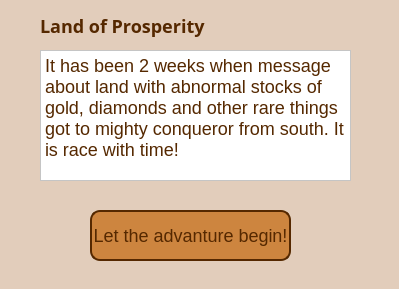
<?xml version="1.0" encoding="UTF-8"?>
<ui version="4.0">
 <class>StoryDialog</class>
 <widget class="QDialog" name="StoryDialog">
  <property name="geometry">
   <rect>
    <x>0</x>
    <y>0</y>
    <width>399</width>
    <height>289</height>
   </rect>
  </property>
  <property name="windowTitle">
   <string>Dialog</string>
  </property>
  <property name="styleSheet">
   <string notr="true">*{
font-size:18px;
font-family: &quot;fantasy&quot;;
background:#E2CDBB;
color:#552800
}
QPushButton:pressed { background-color: #796A5D; }
QPushButton
{
height:25px;
width:120px;
color:#552800;
border-radius:15px;
background:#cd853f;
border-style: solid;
border-width: 2px;
border-radius: 10px;
}


</string>
  </property>
  <widget class="QLabel" name="label">
   <property name="geometry">
    <rect>
     <x>40</x>
     <y>0</y>
     <width>181</width>
     <height>51</height>
    </rect>
   </property>
   <property name="font">
    <font>
     <family>fantasy</family>
     <pointsize>-1</pointsize>
     <weight>75</weight>
     <bold>true</bold>
    </font>
   </property>
   <property name="text">
    <string>Land of Prosperity</string>
   </property>
  </widget>
  <widget class="QPushButton" name="pushButton">
   <property name="geometry">
    <rect>
     <x>90</x>
     <y>210</y>
     <width>201</width>
     <height>51</height>
    </rect>
   </property>
   <property name="text">
    <string>Let the advanture begin!</string>
   </property>
  </widget>
  <widget class="QTextBrowser" name="textBrowser">
   <property name="geometry">
    <rect>
     <x>40</x>
     <y>50</y>
     <width>311</width>
     <height>131</height>
    </rect>
   </property>
   <property name="styleSheet">
    <string notr="true">background:white</string>
   </property>
   <property name="html">
    <string>&lt;!DOCTYPE HTML PUBLIC &quot;-//W3C//DTD HTML 4.0//EN&quot; &quot;http://www.w3.org/TR/REC-html40/strict.dtd&quot;&gt;
&lt;html&gt;&lt;head&gt;&lt;meta name=&quot;qrichtext&quot; content=&quot;1&quot; /&gt;&lt;style type=&quot;text/css&quot;&gt;
p, li { white-space: pre-wrap; }
&lt;/style&gt;&lt;/head&gt;&lt;body style=&quot; font-family:'fantasy'; font-size:18px; font-weight:400; font-style:normal;&quot;&gt;
&lt;p style=&quot; margin-top:0px; margin-bottom:0px; margin-left:0px; margin-right:0px; -qt-block-indent:0; text-indent:0px;&quot;&gt;&lt;span style=&quot; font-family:'Times New Roman','Times','serif'; font-size:18px;&quot;&gt;It has been 2 weeks when message about land with abnormal stocks of gold, diamonds and other rare things got to mighty conqueror from south. It is race with time! &lt;/span&gt;&lt;/p&gt;&lt;/body&gt;&lt;/html&gt;</string>
   </property>
  </widget>
 </widget>
 <resources/>
 <connections/>
</ui>
